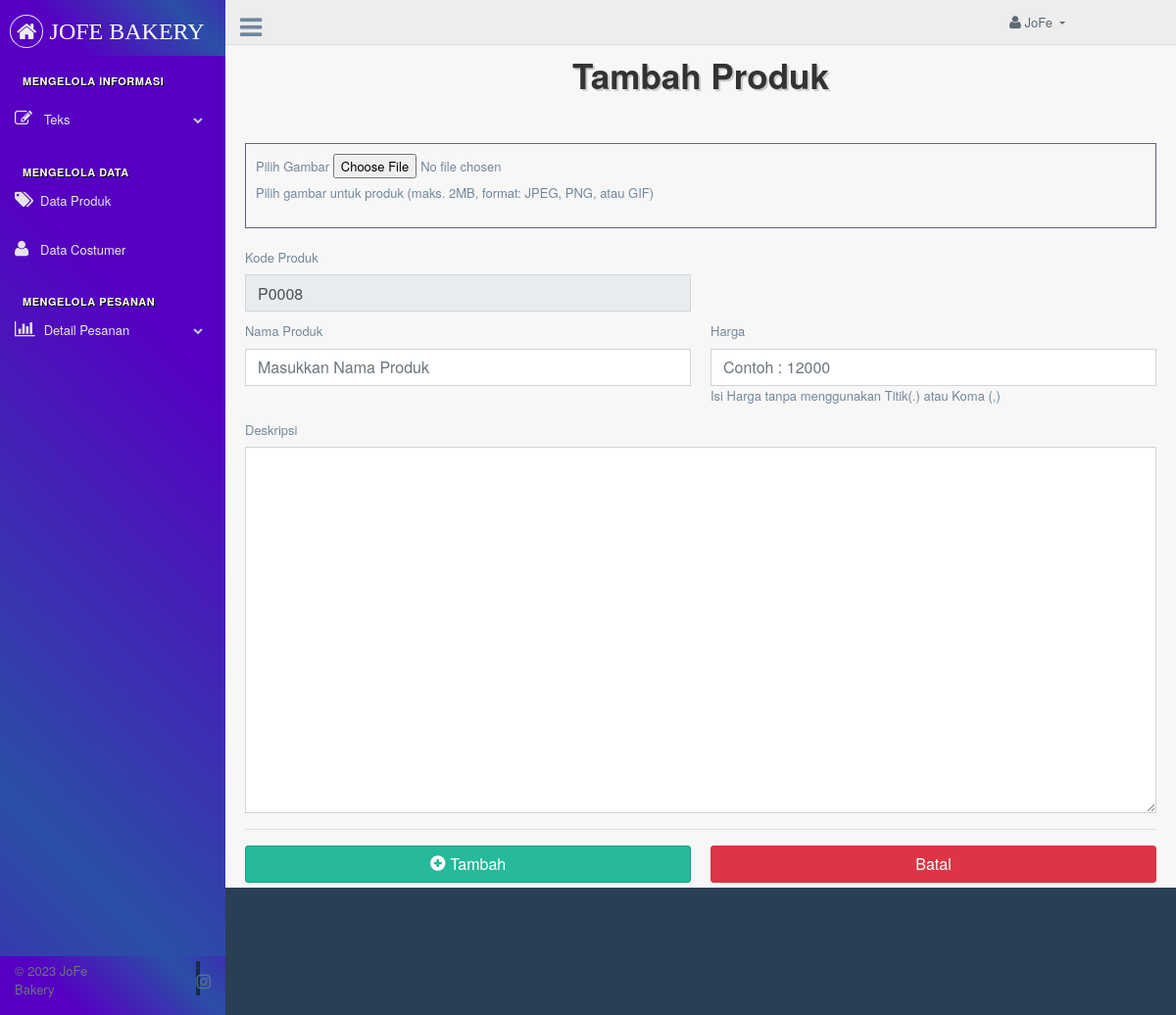
The app's page /admin/tm_produk.php (signed in), older data.
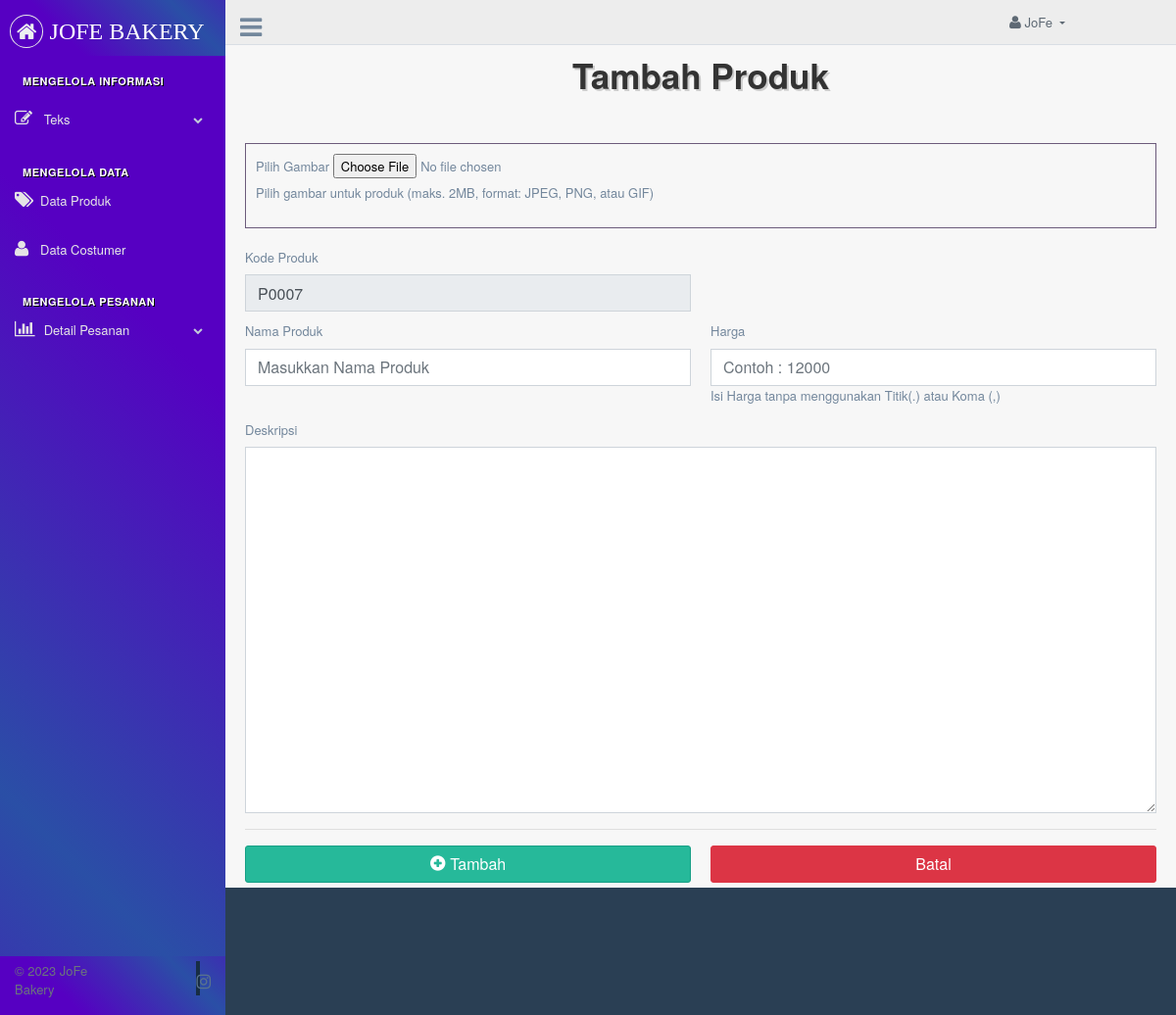
The same page, newer data.
### tables this page shows
CREATE TABLE `produk` (
  `kode_produk` VARCHAR(100) NOT NULL,
  `nama` VARCHAR(100) UNIQUE NOT NULL,
  `image` TEXT UNIQUE NOT NULL,
  `deskripsi` TEXT NOT NULL,
  `harga` INT(11) NOT NULL,
  `id` INT(11),
  `id_keranjang` INT(11),
  PRIMARY KEY (`kode_produk`),
  FOREIGN KEY (`id`) REFERENCES `admin`(`id`),
  FOREIGN KEY (`id_keranjang`) REFERENCES `keranjang`(`id_keranjang`)
);

### admin/tm_produk.php (the view, shortened to what the changed rows need)
<?php
include '../koneksi/koneksi.php';
?>
<!DOCTYPE html>
<html lang="en">
<head>
    <link href="vendors/bootstrap/dist/css/bootstrap.min.css" rel="stylesheet">
    <link href="vendors/font-awesome/css/font-awesome.min.css" rel="stylesheet">
    <link href="vendors/nprogress/nprogress.css" rel="stylesheet">
    <link href="vendors/google-code-prettify/bin/prettify.min.css" rel="stylesheet">
    <link href="build/css/custom.min.css" rel="stylesheet">
</head>
<body class="nav-md">
    <div class="container body">
        <div class="main_container" style="background-color: #5600c2;
    background-image: linear-gradient(45deg, #5600c2 25%, #2A4FA6 50%, #5600c2 75%);
    background-size: 200% 200%;">
            <?php
            $kode = mysqli_query($conn, "SELECT kode_produk from produk order by kode_produk desc");
            $data = mysqli_fetch_assoc($kode);
            $num = substr($data['kode_produk'], 1, 4);
            $add = (int) $num + 1;
            if (strlen($add) == 1) {
                $format = "P000" . $add;
            } else if (strlen($add) == 2) {
                $format = "P00" . $add;
            } else if (strlen($add) == 3) {
                $format = "P0" . $add;
            } else {
                $format = "P" . $add;
            }
            ?>
            <div class="right_col" role="main">
                <div class="container" style="margin-bottom:14%;">
                    <h1 class="text-center mb-5"
                        style="font-size: 35px; font-weight: bold; color: #333; text-shadow: 2px 2px #ccc; font-family: 'Helvetica Neue', sans-serif;">
                        Tambah Produk</h1>
                    <form action="proses/tm_produk.php" method="POST" enctype="multipart/form-data">
                        <div class="row">
                            <div class="col-md-6">
                                <div class="form-group">
                                    <label for="kode_produk">Kode Produk</label>
                                    <input type="text" class="form-control" id="kode_produk"
                                        placeholder="Masukkan Nama Produk" disabled value="<?= $format; ?>">
                                </div>
                            </div>
                        </div>
                    </form>
                </div>
            </div>
        </div>
    </div>
</body>
</html>

Row changes from the older to the newer data that the page shows:
removed produk: kode_produk "P0008"
now on this page (row edited): produk: kode_produk "P0007"
